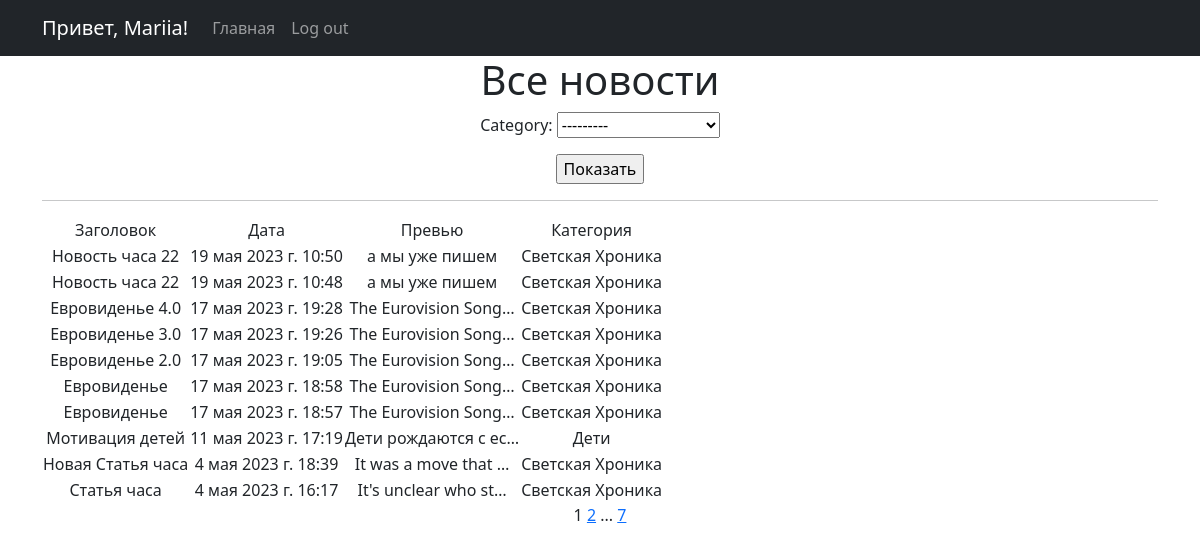
The app's page /news/ (signed in) with its own data.
### News_Portal/models.py (models this page shows, shortened)
class Post(models.Model):
    author = models.ForeignKey(Author, on_delete=models.CASCADE)
    type = models.CharField(max_length=2, choices=TYPES, default="news")
    creation_time = models.DateTimeField(auto_now_add=True)
    category = models.ManyToManyField(Category, through="PostCategory")
    title = models.CharField(max_length=255, default="Новость часа")
    text = models.TextField(default="а мы уже пишем")
    rating = models.FloatField(default=0.0)

class Category(models.Model):
    category_name = models.CharField(max_length=30, default="", unique=True)
    def __str__(self):
        return f"{self.category_name}"

### News_Portal/views.py (the view)
# urls.py: path("", NewsList.as_view(), name="news_list"),
class NewsList(ListView, LoginRequiredMixin):
    model = Post
    ordering = "-creation_time"
    template_name = "news.html"
    context_object_name = "news"
    paginate_by = 10
    def get_context_data(self, **kwargs):
        context = super().get_context_data(**kwargs)
        context["time_now"] = datetime.utcnow()
        context["next_sale"] = None
        context["filterset"] = self.filterset
        context["is_not_author"] = not self.request.user.groups.filter(
            name="author"
        ).exists()
        context["form"] = CategorySelectForm()
        return context
    def get_queryset(self):
        queryset = super().get_queryset()
        self.filterset = PostFilter(self.request.GET, queryset)
        qs = self.filterset.qs
        category_form = CategorySelectForm(self.request.GET)
        if category_form.is_valid():
            qs = qs.filter(category=category_form.cleaned_data["category"])
        return qs

### News_Portal/forms.py
class CategorySelectForm(forms.Form):
    category = ModelChoiceField(queryset=Category.objects.all())

### News_Portal/templatetags/custom_filters.py (called while the page is built)
@register.filter()
def censor(text):
    if not isinstance(text, str):
        raise ValueError("мы только тексты цензурируем в нашей редакции")
    for bad_word in BANNED_WORDS:
        if bad_word in text:
            censored = bad_word[0] + ("*" * (len(bad_word) - 1))
            text = text.replace(bad_word, censored)
        if bad_word.capitalize() in text:
            censored = bad_word[0].capitalize() + ("*" * (len(bad_word) - 1))
            text = text.replace(bad_word, censored)
    return text

### News_Portal/templates/news.html (shortened to what this page needs)
{% extends 'flatpages/default.html' %}
{% load custom_filters %}
{% block content %}
   <h1>Все новости</h1>
    <form action="/news/" method="get">
        {{ form.as_p }}
        <input type="submit" value="Показать" />
    </form>
   <hr>
   {% if news %}
       <table>
           <tr>
               <td>Заголовок</td>
               <td>Дата</td>
               <td>Превью</td>
               <td>Категория</td>
           </tr>
           {% for post in news %}
           <tr>
               <td>{{ post.title|censor }}</td>
               <td>{{ post.creation_time }}</td>
               <td>{{ post.text|truncatechars:20|censor }}</td>
               <td>{% for category in post.category.all %} {{ category }} {% endfor %}</td>
           </tr>
           {% endfor %}
       </table>
   {% else %}
       <h2>Новостей нет!</h2>
   {% endif %}
   {{ page_obj.number }}
   {% if page_obj.has_next %}
       <a href="?page={{ page_obj.next_page_number }}">{{ page_obj.next_page_number }}</a>
       {% if paginator.num_pages != page_obj.next_page_number %}
           ...
           <a href="?page={{ page_obj.paginator.num_pages }}">{{ page_obj.paginator.num_pages }}</a>
       {% endif %}
   {% endif %}
{% endblock content %}

### News_Portal/templates/flatpages/default.html (shortened to what this page needs)
<!DOCTYPE html>
<html lang="en">
    <head>
        {% load static %}
        <link href="{% static 'css/styles.css' %}" rel="stylesheet" />
    </head>
    <body>
        <nav class="navbar navbar-expand-lg navbar-dark bg-dark static-top">
           <div class="container">
               {% if request.user.is_anonymous %}
                    <a class="navbar-brand" href="#">Привет, аноним!</a>
               {% else %}
                    <a class="navbar-brand" href="/profile">Привет, {{ request.user.username }}!</a>
               {% endif %}
               <div class="collapse navbar-collapse" id="navbarResponsive">
                   <ul class="navbar-nav ml-auto">
                       <li class="nav-item active">
                           <a class="nav-link" href="/news">Главная</a>
                       </li>
                       <li class="nav-item active">
                           {% if request.user.is_anonymous %}
                                <a class="nav-link" href="/accounts/login">Log in</a>
                           {% else %}
                                <a class="nav-link" href="/sign/logout">Log out</a>
                           {% endif %}
                       </li>
                   </ul>
               </div>
           </div>
        </nav>
        <div class="container">
           <div class="row">
               <div class="col-lg-12 text-center">
                   {% block content %}{% endblock content %}
               </div>
           </div>
        </div>
    </body>
</html>

### records on screen
Post: title|censor "Новость часа 22", creation_time "19 мая 2023 г. 10:50", text|censor "а мы уже пишем"
Category: category_name "Светская Хроника"
Post: title|censor "Новость часа 22", creation_time "19 мая 2023 г. 10:48", text|censor "а мы уже пишем"
Post: title|censor "Евровиденье 4.0", creation_time "17 мая 2023 г. 19:28", text|censor "The Eurovision Song…"
Post: title|censor "Евровиденье 3.0", creation_time "17 мая 2023 г. 19:26", text|censor "The Eurovision Song…"
Post: title|censor "Евровиденье 2.0", creation_time "17 мая 2023 г. 19:05", text|censor "The Eurovision Song…"
Post: title|censor "Евровиденье", creation_time "17 мая 2023 г. 18:58", text|censor "The Eurovision Song…"
Post: title|censor "Евровиденье", creation_time "17 мая 2023 г. 18:57", text|censor "The Eurovision Song…"
Post: title|censor "Мотивация детей", creation_time "11 мая 2023 г. 17:19", text|censor "Дети рождаются с ес…"
Category: category_name "Дети"
Post: title|censor "Новая Статья часа", creation_time "4 мая 2023 г. 18:39", text|censor "It was a move that …"
Post: title|censor "Статья часа", creation_time "4 мая 2023 г. 16:17", text|censor "It's unclear who st…"

### other values on screen
{{ request.user.username }} "Mariia"
{{ page_obj.number }} "1"
{{ page_obj.next_page_number }} "2"
{{ page_obj.paginator.num_pages }} "7"
